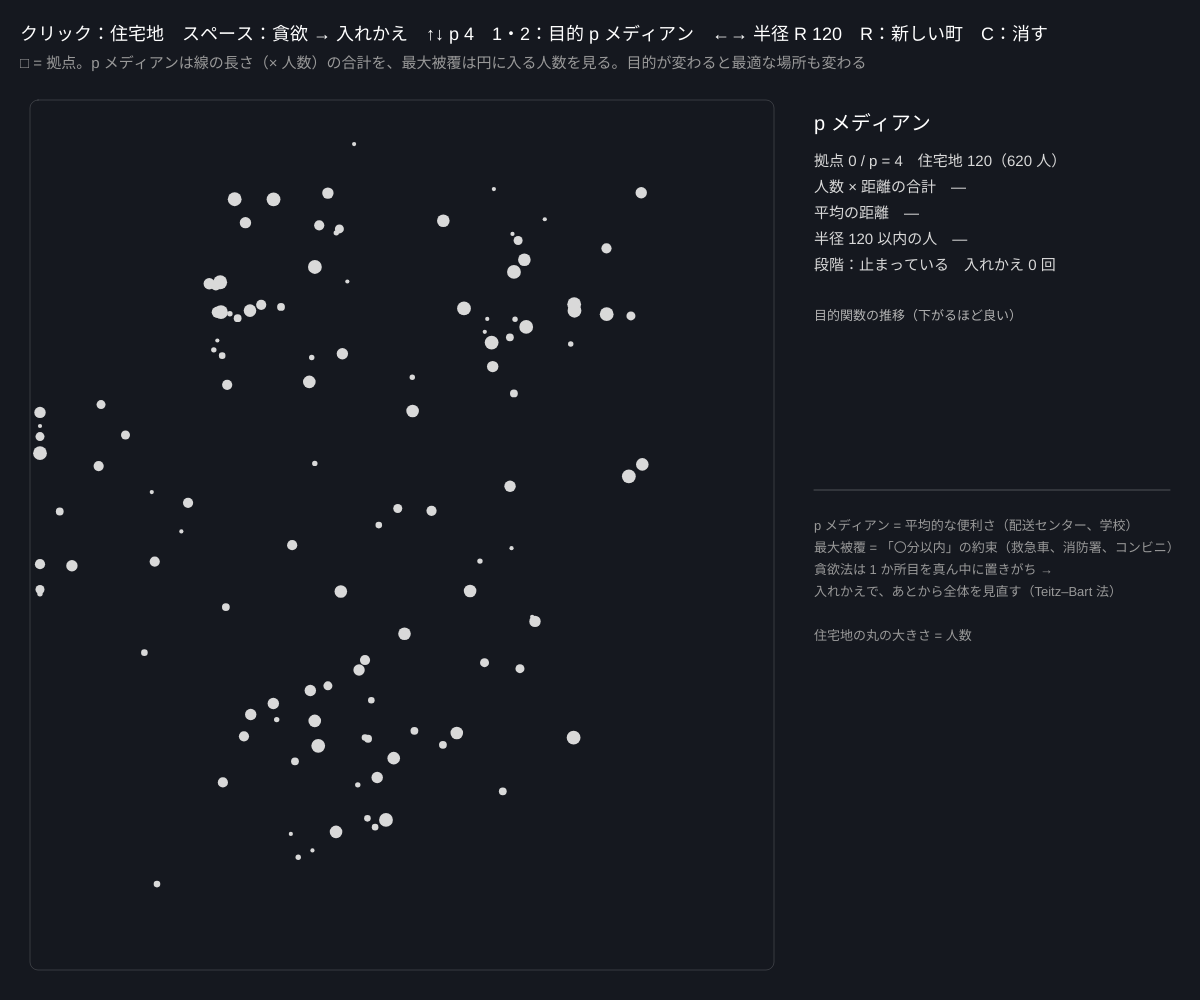
Frame 1 (no input)
Frame 60 (no input): identical to frame 1, image omitted
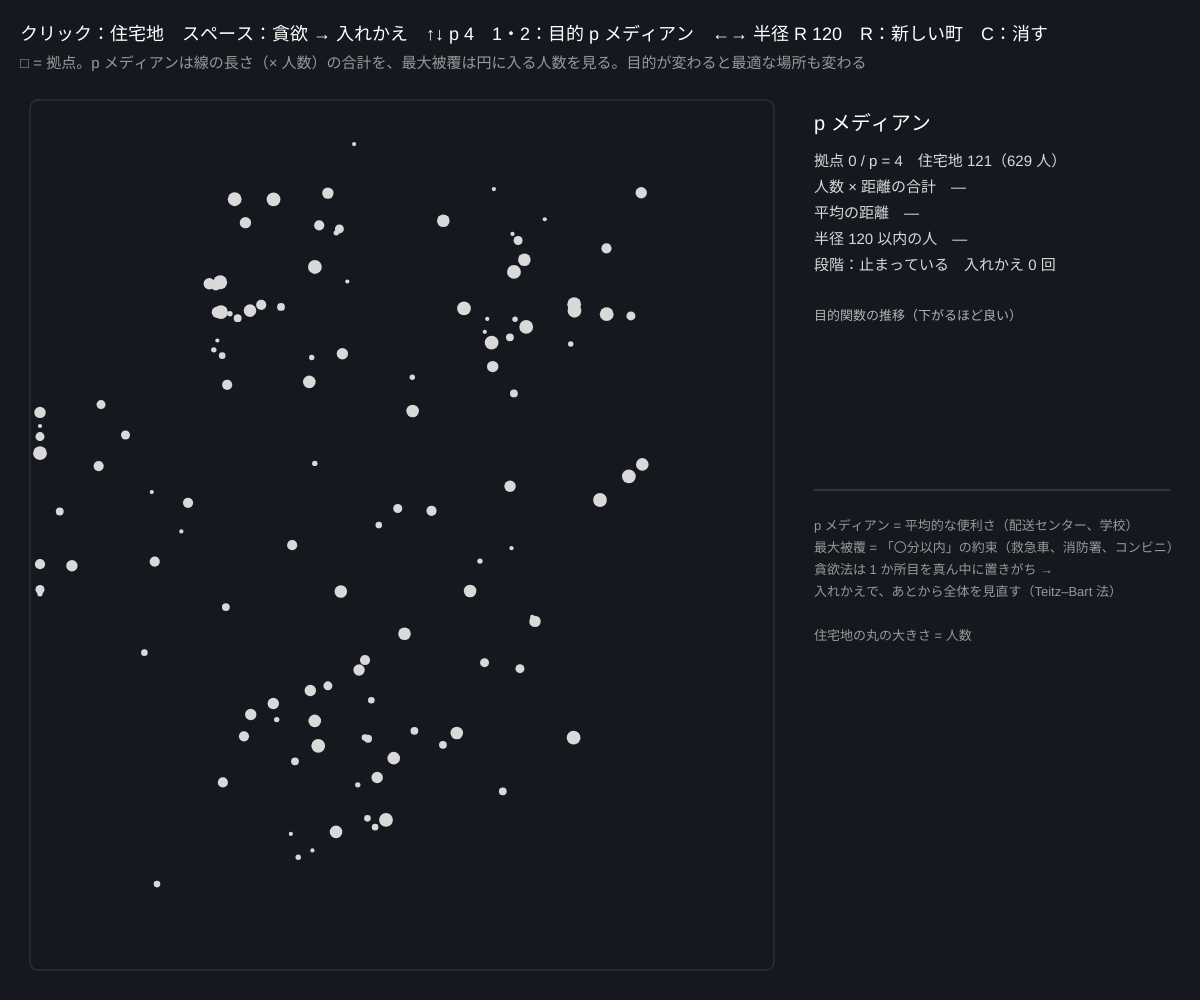
Frame 120 (the mouse pressed at the canvas centre since frame 60)

The p5.js sketch that drew these frames (run headless with seeded random() and noise() and a simulated clock; from frame 60 on, the mouse is pressed at the canvas centre):

// p5.js sketch
// ── sketch.js
// ============================================
// 11 施設配置問題 ─ p メディアンと最大被覆
// 町に p か所の拠点（倉庫・救急車の待機所・図書館）を置く。どこに置くとみんなが便利？
//   p メディアン：「人数 × 一番近い拠点までの距離」の合計を最小に ／ 最大被覆：半径 R 以内に入る人数を最大に
//   貪欲法で 1 か所ずつ足し、そのあと「入れかえ（スワップ）」で直す
// クリック = 住宅地を足す / スペース = 貪欲 → 入れかえ / ↑↓ = 拠点の数 p / 1・2 = 目的 / ←→ = 半径 R / R = 新しい町 / C = 全部消す
// ============================================

let nDemand = 120;                     // ★ 住宅地の数
let pts = [];                          // 住宅地 { x, y, w: 人数 }
let fac = [];                          // 拠点（pts の番号）
let P = 4;                             // ★ 拠点の数
let objMode = 1;                       // 1 = p メディアン, 2 = 最大被覆
let R = 120;                           // ★ 被覆の半径
let phase = 'idle';                    // 'greedy' → 'swap' → 'idle'
let swapIdx = 0, noImprove = 0, swaps = 0, objLog = [];
let mapX, mapY, mapW, mapH;

function setup() {
  createCanvas(windowWidth, windowHeight);
  colorMode(HSB, 360, 100, 100, 100);
  mapX = 30; mapY = 100; mapW = width * 0.62; mapH = height - 130;
  newTown();
}
function newTown() {
  pts = [];
  let centers = [];
  for (let k = 0; k < 5; k++) centers.push({ x: mapX + random(80, mapW - 80), y: mapY + random(80, mapH - 80), s: random(40, 110) });
  for (let i = 0; i < nDemand; i++) {
    let c = random(centers);
    pts.push({ x: constrain(c.x + randomGaussian() * c.s, mapX + 10, mapX + mapW - 10), y: constrain(c.y + randomGaussian() * c.s, mapY + 10, mapY + mapH - 10), w: floor(random(1, 10)) });
  }
  resetFac();
}
function resetFac() { fac = []; phase = 'idle'; swaps = 0; objLog = []; }
function dst(i, j) { return Math.hypot(pts[i].x - pts[j].x, pts[i].y - pts[j].y); }

// ★ 目的関数（小さいほど良いようにそろえる）
function objective(F) {
  if (!F.length) return Infinity;
  let s = 0;
  for (let i = 0; i < pts.length; i++) {
    let m = Infinity;
    for (let f of F) m = Math.min(m, dst(i, f));
    if (objMode === 1) s += pts[i].w * m;            // p メディアン：人数 × 距離
    else if (m > R) s += pts[i].w;                   // 最大被覆：カバーされない人数
  }
  return s;
}
// ★ 貪欲法：今の拠点に 1 か所足すなら、目的が一番良くなる場所
function greedyAdd() {
  let best = -1, bv = Infinity;
  for (let c = 0; c < pts.length; c++) {
    if (fac.includes(c)) continue;
    let v = objective(fac.concat([c]));
    if (v < bv) { bv = v; best = c; }
  }
  if (best >= 0) fac.push(best);
}
// ★ 入れかえ：拠点 k を別の場所に動かして良くなるなら動かす（1 フレームに拠点 1 つ分）
function swapStep() {
  let k = swapIdx % fac.length, cur = objective(fac), best = -1, bv = cur;
  for (let c = 0; c < pts.length; c++) {
    if (fac.includes(c)) continue;
    let F = fac.slice(); F[k] = c;
    let v = objective(F);
    if (v < bv - 1e-9) { bv = v; best = c; }
  }
  if (best >= 0) { fac[k] = best; swaps++; noImprove = 0; } else noImprove++;
  swapIdx++;
  return noImprove < fac.length;
}

function draw() {
  background(225, 30, 12);
  if (phase === 'greedy' && frameCount % 8 === 0) { greedyAdd(); objLog.push(objective(fac)); if (fac.length >= P) { phase = 'swap'; swapIdx = 0; noImprove = 0; } }
  else if (phase === 'swap' && frameCount % 4 === 0) { if (!swapStep()) phase = 'idle'; objLog.push(objective(fac)); }
  if (objLog.length > 300) objLog.shift();

  noFill(); stroke(0, 0, 100, 15); strokeWeight(1); rect(mapX, mapY, mapW, mapH, 8);
  // 割り当て（一番近い拠点）
  let covered = 0, total = 0;
  let near = pts.map((p, i) => { let m = Infinity, b = -1; for (let f of fac) { let dd = dst(i, f); if (dd < m) { m = dd; b = f; } } return { b, m }; });
  if (objMode === 2) for (let f of fac) { noStroke(); fill(190, 60, 90, 12); circle(pts[f].x, pts[f].y, 2 * R); stroke(190, 60, 90, 40); noFill(); circle(pts[f].x, pts[f].y, 2 * R); }
  for (let i = 0; i < pts.length; i++) {
    total += pts[i].w;
    let ok = near[i].m <= R; if (ok) covered += pts[i].w;
    if (near[i].b >= 0 && objMode === 1) { stroke((fac.indexOf(near[i].b) * 67 + 30) % 360, 50, 90, 40); strokeWeight(1); line(pts[i].x, pts[i].y, pts[near[i].b].x, pts[near[i].b].y); }
    noStroke();
    fill(objMode === 2 && fac.length ? (ok ? color(140, 60, 90) : color(0, 70, 90)) : color(0, 0, 85));
    circle(pts[i].x, pts[i].y, 3 + pts[i].w * 1.2);
  }
  for (let k = 0; k < fac.length; k++) {
    let f = pts[fac[k]];
    fill((k * 67 + 30) % 360, 70, 100); stroke(0, 0, 100); strokeWeight(2);
    rect(f.x - 10, f.y - 10, 20, 20, 4);
    noStroke(); fill(0, 0, 10); textSize(12); textAlign(CENTER, CENTER); text(k + 1, f.x, f.y); textAlign(LEFT, BASELINE);
  }

  // 右：数字とグラフ
  let rx = mapX + mapW + 40, rw = width - rx - 30;
  let sumWD = 0; for (let i = 0; i < pts.length; i++) if (near[i].b >= 0) sumWD += pts[i].w * near[i].m;
  fill(0, 0, 100); textSize(20); text(objMode === 1 ? 'p メディアン' : '最大被覆', rx, 130);
  fill(0, 0, 85); textSize(15);
  let lines = [
    '拠点 ' + fac.length + ' / p = ' + P + '　住宅地 ' + pts.length + '（' + total + ' 人）',
    '人数 × 距離の合計　' + (fac.length ? nf(sumWD, 1, 0) : '—'),
    '平均の距離　' + (fac.length ? nf(sumWD / max(1, total), 1, 1) : '—'),
    '半径 ' + R + ' 以内の人　' + (fac.length ? nf(100 * covered / max(1, total), 1, 1) + '%' : '—'),
    '段階：' + { idle: '止まっている', greedy: '貪欲法で 1 か所ずつ足す', swap: '入れかえで直す' }[phase] + '　入れかえ ' + swaps + ' 回',
  ];
  lines.forEach((s, i) => text(s, rx, 166 + i * 26));
  let gy = 330, gh = 160;
  fill(0, 0, 70); textSize(13); text('目的関数の推移（下がるほど良い）', rx, gy - 10);
  if (objLog.length > 1) {
    let hi = max(objLog.filter(isFinite)), lo = min(objLog);
    noFill(); stroke(50, 90, 100); strokeWeight(2);
    beginShape(); objLog.forEach((v, k) => { if (isFinite(v)) vertex(rx + k / (objLog.length - 1) * rw, gy + gh - (v - lo) / max(1e-9, hi - lo) * gh); }); endShape();
  }
  stroke(0, 0, 100, 25); strokeWeight(1); line(rx, gy + gh, rx + rw, gy + gh); noStroke();
  fill(0, 0, 60); textSize(13);
  ['p メディアン = 平均的な便利さ（配送センター、学校）', '最大被覆 = 「〇分以内」の約束（救急車、消防署、コンビニ）', '貪欲法は 1 か所目を真ん中に置きがち →', '入れかえで、あとから全体を見直す（Teitz–Bart 法）', '', '住宅地の丸の大きさ = 人数']
    .forEach((s, i) => text(s, rx, gy + gh + 40 + i * 22));

  fill(0, 0, 100); textSize(18);
  text('クリック：住宅地　スペース：貪欲 → 入れかえ　↑↓ p ' + P + '　1・2：目的 ' + (objMode === 1 ? 'p メディアン' : '最大被覆') + '　←→ 半径 R ' + R + '　R：新しい町　C：消す', 20, 40);
  fill(0, 0, 60); textSize(15);
  text('□ = 拠点。p メディアンは線の長さ（× 人数）の合計を、最大被覆は円に入る人数を見る。目的が変わると最適な場所も変わる', 20, 68);
}

function mousePressed() {
  if (mouseX > mapX && mouseX < mapX + mapW && mouseY > mapY && mouseY < mapY + mapH) pts.push({ x: mouseX, y: mouseY, w: 9 });
}
function keyPressed() {
  if (key === ' ' && pts.length > P) { fac = []; objLog = []; swaps = 0; phase = 'greedy'; }
  if (key === UP_ARROW) { P = min(10, P + 1); resetFac(); }
  if (key === DOWN_ARROW) { P = max(1, P - 1); resetFac(); }
  if (key === '1' || key === '2') { objMode = int(key); resetFac(); }
  if (key === RIGHT_ARROW) R = min(400, R + 10);
  if (key === LEFT_ARROW) R = max(20, R - 10);
  if (key === 'r' || key === 'R') newTown();
  if (key === 'c' || key === 'C') { pts = []; resetFac(); }
}

// ---------- やってみよう ----------
// 1. p = 1 の p メディアンの拠点はどこになる？ 人数の重心と比べよう（同じとは限らない）
// 2. 同じ町・同じ p で 1（p メディアン）と 2（最大被覆）の配置を比べよう。どこが違う？
// 3. 町の外れに人数 9 の住宅地をいくつかクリックすると、拠点は動く？ 最大被覆では？
// 4. 「最も遠い人の距離を最小に」（p センター問題）を objective に足してみよう
